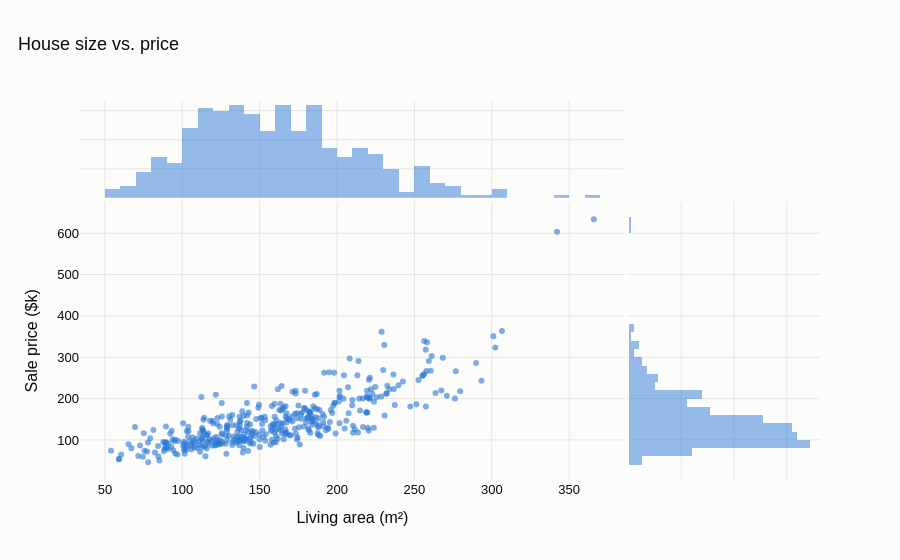

Notebook code cell kept with this figure:
### Markdown cell above
### plotly

### Code cell
import plotly.express as px
fig = px.scatter(df, x=x, y=y, marginal_x="histogram", marginal_y="histogram", opacity=0.6,
                 color_discrete_sequence=PALETTE, labels={x: labels["x"], y: labels["y"]},
                 title=labels["title"])
fig.update_layout(height=560)
fig.show()

### Figure 1 — Plotly figure (JSON) as saved in the notebook; plotly's stock layout.template omitted (floating-point values rounded to 4 significant figures; data arrays with more than 128 entries replaced by an {"elided": "..."} marker saying what was removed)
{"data": [{"hovertemplate": "Living area (m²)=%{x}<br>Sale price ($k)=%{y}<extra></extra>", "legendgroup": "", "marker": {"color": "#2a78d6", "opacity": 0.6, "symbol": "circle"}, "mode": "markers", "name": "", "orientation": "v", "showlegend": false, "type": "scatter", "x": {"elided": "400 float values"}, "xaxis": "x", "y": {"elided": "400 float values"}, "yaxis": "y"}, {"bingroup": "x", "hovertemplate": "Living area (m²)=%{x}<br>count=%{y}<extra></extra>", "legendgroup": "", "marker": {"color": "#2a78d6"}, "name": "", "opacity": 0.5, "showlegend": false, "type": "histogram", "x": {"elided": "400 float values"}, "xaxis": "x3", "yaxis": "y3"}, {"bingroup": "y", "hovertemplate": "Sale price ($k)=%{y}<br>count=%{x}<extra></extra>", "legendgroup": "", "marker": {"color": "#2a78d6"}, "name": "", "opacity": 0.5, "showlegend": false, "type": "histogram", "xaxis": "x2", "y": {"elided": "400 float values"}, "yaxis": "y2"}], "layout": {"barmode": "overlay", "height": 560, "legend": {"tracegroupgap": 0}, "title": {"text": "House size vs. price"}, "xaxis": {"anchor": "y", "domain": [0.0, 0.7363], "title": {"text": "Living area (m²)"}}, "xaxis2": {"anchor": "y2", "domain": [0.7413, 1.0], "matches": "x2", "showgrid": true, "showline": false, "showticklabels": false, "ticks": ""}, "xaxis3": {"anchor": "y3", "domain": [0.0, 0.7363], "matches": "x", "showgrid": true, "showticklabels": false}, "xaxis4": {"anchor": "y4", "domain": [0.7413, 1.0], "matches": "x2", "showgrid": true, "showline": false, "showticklabels": false, "ticks": ""}, "yaxis": {"anchor": "x", "domain": [0.0, 0.7326], "title": {"text": "Sale price ($k)"}}, "yaxis2": {"anchor": "x2", "domain": [0.0, 0.7326], "matches": "y", "showgrid": true, "showticklabels": false}, "yaxis3": {"anchor": "x3", "domain": [0.7426, 1.0], "matches": "y3", "showgrid": true, "showline": false, "showticklabels": false, "ticks": ""}, "yaxis4": {"anchor": "x4", "domain": [0.7426, 1.0], "matches": "y3", "showgrid": true, "showline": false, "showticklabels": false, "ticks": ""}}}
